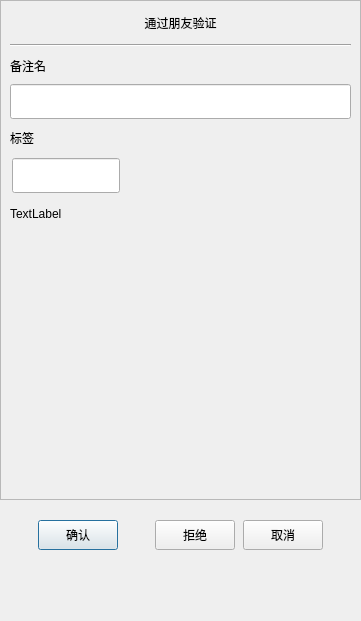
<?xml version="1.0" encoding="UTF-8"?>
<ui version="4.0">
 <class>AuthenFriend</class>
 <widget class="QDialog" name="AuthenFriend">
  <property name="geometry">
   <rect>
    <x>0</x>
    <y>0</y>
    <width>361</width>
    <height>621</height>
   </rect>
  </property>
  <property name="minimumSize">
   <size>
    <width>361</width>
    <height>621</height>
   </size>
  </property>
  <property name="maximumSize">
   <size>
    <width>361</width>
    <height>621</height>
   </size>
  </property>
  <property name="windowTitle">
   <string>Dialog</string>
  </property>
  <layout class="QVBoxLayout" name="verticalLayout">
   <property name="spacing">
    <number>0</number>
   </property>
   <property name="leftMargin">
    <number>0</number>
   </property>
   <property name="topMargin">
    <number>0</number>
   </property>
   <property name="rightMargin">
    <number>0</number>
   </property>
   <property name="bottomMargin">
    <number>0</number>
   </property>
   <item>
    <widget class="QScrollArea" name="scrollArea">
     <property name="minimumSize">
      <size>
       <width>0</width>
       <height>500</height>
      </size>
     </property>
     <property name="widgetResizable">
      <bool>true</bool>
     </property>
     <widget class="QWidget" name="scrollcontent">
      <property name="geometry">
       <rect>
        <x>0</x>
        <y>0</y>
        <width>359</width>
        <height>498</height>
       </rect>
      </property>
      <layout class="QVBoxLayout" name="verticalLayout_6">
       <property name="spacing">
        <number>0</number>
       </property>
       <property name="leftMargin">
        <number>0</number>
       </property>
       <property name="rightMargin">
        <number>0</number>
       </property>
       <item>
        <widget class="QLabel" name="apply_lb">
         <property name="minimumSize">
          <size>
           <width>0</width>
           <height>25</height>
          </size>
         </property>
         <property name="maximumSize">
          <size>
           <width>16777215</width>
           <height>25</height>
          </size>
         </property>
         <property name="text">
          <string>通过朋友验证</string>
         </property>
         <property name="alignment">
          <set>Qt::AlignCenter</set>
         </property>
        </widget>
       </item>
       <item>
        <widget class="QWidget" name="apply_wid" native="true">
         <layout class="QVBoxLayout" name="verticalLayout_2">
          <item>
           <widget class="Line" name="h_line">
            <property name="orientation">
             <enum>Qt::Horizontal</enum>
            </property>
           </widget>
          </item>
          <item>
           <widget class="QLabel" name="label_2">
            <property name="minimumSize">
             <size>
              <width>0</width>
              <height>25</height>
             </size>
            </property>
            <property name="maximumSize">
             <size>
              <width>16777215</width>
              <height>25</height>
             </size>
            </property>
            <property name="text">
             <string>备注名</string>
            </property>
           </widget>
          </item>
          <item>
           <widget class="CustomizeEdit" name="back_ed">
            <property name="minimumSize">
             <size>
              <width>0</width>
              <height>35</height>
             </size>
            </property>
            <property name="maximumSize">
             <size>
              <width>16777215</width>
              <height>35</height>
             </size>
            </property>
           </widget>
          </item>
          <item>
           <widget class="QLabel" name="label_3">
            <property name="minimumSize">
             <size>
              <width>0</width>
              <height>25</height>
             </size>
            </property>
            <property name="maximumSize">
             <size>
              <width>16777215</width>
              <height>25</height>
             </size>
            </property>
            <property name="text">
             <string>标签</string>
            </property>
           </widget>
          </item>
          <item>
           <widget class="QWidget" name="lb_group_wid" native="true">
            <property name="minimumSize">
             <size>
              <width>0</width>
              <height>50</height>
             </size>
            </property>
            <layout class="QVBoxLayout" name="verticalLayout_4">
             <property name="spacing">
              <number>0</number>
             </property>
             <property name="leftMargin">
              <number>0</number>
             </property>
             <property name="topMargin">
              <number>0</number>
             </property>
             <property name="rightMargin">
              <number>0</number>
             </property>
             <property name="bottomMargin">
              <number>0</number>
             </property>
             <item>
              <widget class="QWidget" name="gridWidget" native="true">
               <property name="minimumSize">
                <size>
                 <width>0</width>
                 <height>40</height>
                </size>
               </property>
               <property name="maximumSize">
                <size>
                 <width>16777215</width>
                 <height>40</height>
                </size>
               </property>
               <widget class="CustomizeEdit" name="lb_ed">
                <property name="geometry">
                 <rect>
                  <x>2</x>
                  <y>2</y>
                  <width>108</width>
                  <height>35</height>
                 </rect>
                </property>
                <property name="minimumSize">
                 <size>
                  <width>0</width>
                  <height>0</height>
                 </size>
                </property>
                <property name="maximumSize">
                 <size>
                  <width>16777215</width>
                  <height>35</height>
                 </size>
                </property>
               </widget>
              </widget>
             </item>
             <item>
              <widget class="QWidget" name="input_tip_wid" native="true">
               <property name="minimumSize">
                <size>
                 <width>0</width>
                 <height>35</height>
                </size>
               </property>
               <layout class="QVBoxLayout" name="verticalLayout_5">
                <property name="spacing">
                 <number>0</number>
                </property>
                <property name="leftMargin">
                 <number>0</number>
                </property>
                <property name="topMargin">
                 <number>0</number>
                </property>
                <property name="rightMargin">
                 <number>0</number>
                </property>
                <property name="bottomMargin">
                 <number>0</number>
                </property>
                <item>
                 <widget class="ClickedOnceLabel" name="tip_lb">
                  <property name="text">
                   <string>TextLabel</string>
                  </property>
                  <property name="alignment">
                   <set>Qt::AlignLeading|Qt::AlignLeft|Qt::AlignVCenter</set>
                  </property>
                 </widget>
                </item>
               </layout>
              </widget>
             </item>
            </layout>
           </widget>
          </item>
          <item>
           <widget class="QWidget" name="widget" native="true">
            <property name="minimumSize">
             <size>
              <width>0</width>
              <height>60</height>
             </size>
            </property>
            <property name="maximumSize">
             <size>
              <width>16777215</width>
              <height>16777215</height>
             </size>
            </property>
            <layout class="QHBoxLayout" name="horizontalLayout">
             <property name="leftMargin">
              <number>0</number>
             </property>
             <property name="topMargin">
              <number>0</number>
             </property>
             <property name="rightMargin">
              <number>0</number>
             </property>
             <property name="bottomMargin">
              <number>0</number>
             </property>
             <item>
              <widget class="QWidget" name="lb_list" native="true">
               <property name="minimumSize">
                <size>
                 <width>287</width>
                 <height>50</height>
                </size>
               </property>
               <property name="maximumSize">
                <size>
                 <width>287</width>
                 <height>16777215</height>
                </size>
               </property>
              </widget>
             </item>
             <item>
              <widget class="QWidget" name="more_lb_wid" native="true">
               <property name="minimumSize">
                <size>
                 <width>30</width>
                 <height>0</height>
                </size>
               </property>
               <property name="maximumSize">
                <size>
                 <width>30</width>
                 <height>16777215</height>
                </size>
               </property>
               <layout class="QVBoxLayout" name="verticalLayout_3">
                <property name="leftMargin">
                 <number>2</number>
                </property>
                <property name="topMargin">
                 <number>2</number>
                </property>
                <property name="rightMargin">
                 <number>2</number>
                </property>
                <property name="bottomMargin">
                 <number>2</number>
                </property>
                <item>
                 <spacer name="verticalSpacer_2">
                  <property name="orientation">
                   <enum>Qt::Vertical</enum>
                  </property>
                  <property name="sizeHint" stdset="0">
                   <size>
                    <width>20</width>
                    <height>40</height>
                   </size>
                  </property>
                 </spacer>
                </item>
                <item>
                 <widget class="ClickedOnceLabel" name="more_lb">
                  <property name="minimumSize">
                   <size>
                    <width>25</width>
                    <height>25</height>
                   </size>
                  </property>
                  <property name="maximumSize">
                   <size>
                    <width>25</width>
                    <height>25</height>
                   </size>
                  </property>
                  <property name="text">
                   <string/>
                  </property>
                 </widget>
                </item>
                <item>
                 <spacer name="verticalSpacer_4">
                  <property name="orientation">
                   <enum>Qt::Vertical</enum>
                  </property>
                  <property name="sizeType">
                   <enum>QSizePolicy::Fixed</enum>
                  </property>
                  <property name="sizeHint" stdset="0">
                   <size>
                    <width>20</width>
                    <height>60</height>
                   </size>
                  </property>
                 </spacer>
                </item>
               </layout>
              </widget>
             </item>
            </layout>
           </widget>
          </item>
         </layout>
        </widget>
       </item>
      </layout>
     </widget>
    </widget>
   </item>
   <item>
    <spacer name="verticalSpacer_3">
     <property name="orientation">
      <enum>Qt::Vertical</enum>
     </property>
     <property name="sizeType">
      <enum>QSizePolicy::Fixed</enum>
     </property>
     <property name="sizeHint" stdset="0">
      <size>
       <width>20</width>
       <height>10</height>
      </size>
     </property>
    </spacer>
   </item>
   <item>
    <widget class="QWidget" name="apply_sure_wid" native="true">
     <property name="minimumSize">
      <size>
       <width>0</width>
       <height>50</height>
      </size>
     </property>
     <layout class="QHBoxLayout" name="horizontalLayout_2">
      <property name="spacing">
       <number>8</number>
      </property>
      <item>
       <spacer name="horizontalSpacer">
        <property name="orientation">
         <enum>Qt::Horizontal</enum>
        </property>
        <property name="sizeHint" stdset="0">
         <size>
          <width>20</width>
          <height>20</height>
         </size>
        </property>
       </spacer>
      </item>
      <item>
       <widget class="ClickedBtn" name="sure_btn">
        <property name="minimumSize">
         <size>
          <width>80</width>
          <height>30</height>
         </size>
        </property>
        <property name="maximumSize">
         <size>
          <width>80</width>
          <height>30</height>
         </size>
        </property>
        <property name="text">
         <string>确认</string>
        </property>
       </widget>
      </item>
      <item>
       <spacer name="horizontalSpacer_3">
        <property name="orientation">
         <enum>Qt::Horizontal</enum>
        </property>
        <property name="sizeHint" stdset="0">
         <size>
          <width>10</width>
          <height>20</height>
         </size>
        </property>
       </spacer>
      </item>
      <item>
       <widget class="ClickedBtn" name="reject_btn">
        <property name="minimumSize">
         <size>
          <width>80</width>
          <height>30</height>
         </size>
        </property>
        <property name="text">
         <string>拒绝</string>
        </property>
       </widget>
      </item>
      <item>
       <widget class="ClickedBtn" name="cancel_btn">
        <property name="minimumSize">
         <size>
          <width>80</width>
          <height>30</height>
         </size>
        </property>
        <property name="text">
         <string>取消</string>
        </property>
       </widget>
      </item>
      <item>
       <spacer name="horizontalSpacer_2">
        <property name="orientation">
         <enum>Qt::Horizontal</enum>
        </property>
        <property name="sizeHint" stdset="0">
         <size>
          <width>20</width>
          <height>20</height>
         </size>
        </property>
       </spacer>
      </item>
     </layout>
    </widget>
   </item>
   <item>
    <spacer name="verticalSpacer">
     <property name="orientation">
      <enum>Qt::Vertical</enum>
     </property>
     <property name="sizeHint" stdset="0">
      <size>
       <width>20</width>
       <height>55</height>
      </size>
     </property>
    </spacer>
   </item>
  </layout>
 </widget>
 <customwidgets>
  <customwidget>
   <class>CustomizeEdit</class>
   <extends>QLineEdit</extends>
   <header>customizeedit.h</header>
  </customwidget>
  <customwidget>
   <class>ClickedBtn</class>
   <extends>QPushButton</extends>
   <header>clickedbtn.h</header>
  </customwidget>
  <customwidget>
   <class>ClickedOnceLabel</class>
   <extends>QLabel</extends>
   <header>clickedoncelabel.h</header>
  </customwidget>
 </customwidgets>
 <resources/>
 <connections/>
</ui>
